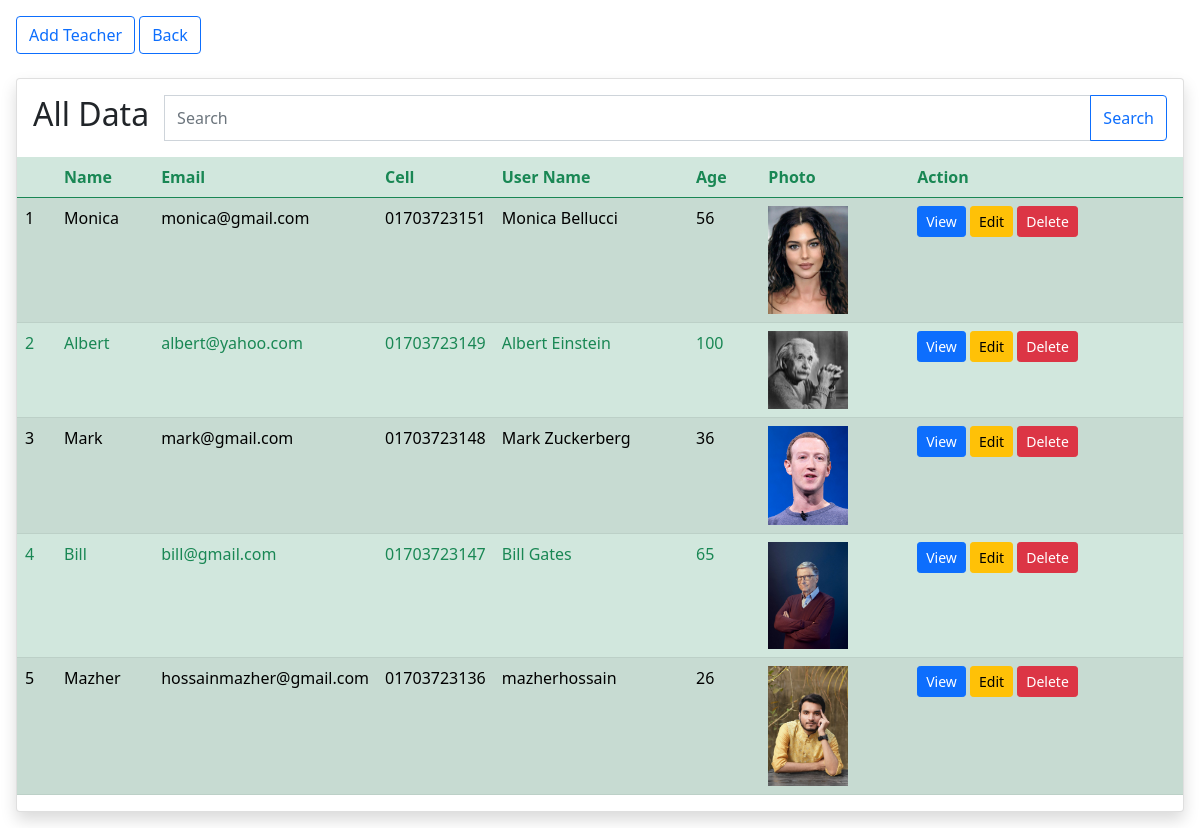
The page / on the database its author committed.
### tables this page shows
CREATE TABLE `teachers` (
  `id` int(11) NOT NULL,
  `name` varchar(100) NOT NULL,
  `email` varchar(100) NOT NULL,
  `cell` varchar(15) NOT NULL,
  `username` varchar(100) NOT NULL,
  `location` varchar(100) NOT NULL,
  `age` int(3) NOT NULL,
  `gender` varchar(15) NOT NULL,
  `dept` varchar(15) NOT NULL,
  `photo` varchar(100) NOT NULL,
  `status` varchar(20) NOT NULL DEFAULT 'active',
  `created_at` varchar(100) NOT NULL DEFAULT current_timestamp(),
  `updated_at` varchar(100) DEFAULT NULL
);

### app/db.php (called while the page is built)
<?php
$host='localhost';
$user='root';
$pass='';
$db='crud';
function connect(){
  global $host,$user, $pass,$db;
  return $connection = new mysqli($host,$user,$pass,$db);
}
?>

### app/functions.php (called while the page is built, shortened)
<?php
function all($table, $order='DESC'){
  return connect()->query("SELECT * FROM $table ORDER BY id $order");
}
?>

### index.php (the view, shortened to what this page needs)
<!DOCTYPE html>
<html lang="en">
<head>
	<link rel="stylesheet" href="assets/css/bootstrap.min.css">
  <link rel="stylesheet" href="assets/fonts/css/all.css">
  <link rel="stylesheet" href="assets/css/style3.css">
</head>
<body>
	<div class="wrap-table w-100 p-3">
	<button type="button" class="btn btn-outline-primary" data-bs-toggle="modal" data-bs-target="#teacher_modal">
  Add Teacher
</button>
<a class="btn btn-outline-primary" href="mainpage.php">Back</a>
<br><br>
		<div class="card shadow">
		<div class="card-shadow">
			<div class="card-body input-group">
				<form class="input-group" action="" method="POST">
					<h2 class="me-3">All Data</h2>
					<input name="search" type="search" class="form-control" placeholder="Search">
					<button name="searchbtn" class="btn btn-outline-primary" type="submit">Search</button>
				</form>
			</div>
				<table class="table table-success table-striped text-success">
					<thead>
						<tr>
							<th ></th>
							<th class="col-sm-1">Name</th>
							<th class="col-sm-2">Email</th>
							<th class="col-sm-1">Cell</th>
							<th class="col-sm-2">User Name</th>
							<th class=primary">Age</th>
							<th>Photo</th>
							<th>Action</th>
						</tr>
					</thead>
					<tbody>
						<?php
						$data= all('teachers');
						$i = 1;
						while($teacher = $data->fetch_object()):
						?>
						<tr>
							<td><?php echo $i; $i++; ?></td>
							<td><?php echo $teacher->name; ?></td>
							<td><?php echo $teacher->email; ?></td>
							<td><?php echo $teacher->cell; ?></td>
							<td><?php echo $teacher->username; ?></td>
							<td><?php echo $teacher->age; ?></td>
							<td><img width="80" src="photos/<?php echo $teacher->photo; ?>" alt=""></td>
							<td>
								<a class="btn btn-sm btn-primary" href="show.php?show_id=<?php echo $teacher->id?>">View</a>
								<a class="btn btn-sm btn-warning" href="edit.php?edit_id=<?php echo $teacher->id?>">Edit</a>
								<a class="btn btn-sm btn-danger delete_btn" href="?delete_id=<?php echo $teacher->id?>&photo=<?php echo $teacher->photo?>">Delete</a>
							</td>
						</tr>
						<?php endwhile; ?>
					</tbody>
				</table>
			</div>
		</div>
	</div>
</body>
</html>

### rows shown on the page
teachers: name "Monica", email "monica@gmail.com", cell "01703723151", username "Monica Bellucci", age "56", photo (picture)
teachers: name "Albert", email "albert@yahoo.com", cell "01703723149", username "Albert Einstein", age "100", photo (picture)
teachers: name "Mark", email "mark@gmail.com", cell "01703723148", username "Mark Zuckerberg", age "36", photo (picture)
teachers: name "Bill", email "bill@gmail.com", cell "01703723147", username "Bill Gates", age "65", photo (picture)
teachers: name "Mazher", email "hossainmazher@gmail.com", cell "01703723136", username "mazherhossain", age "26", photo (picture)
